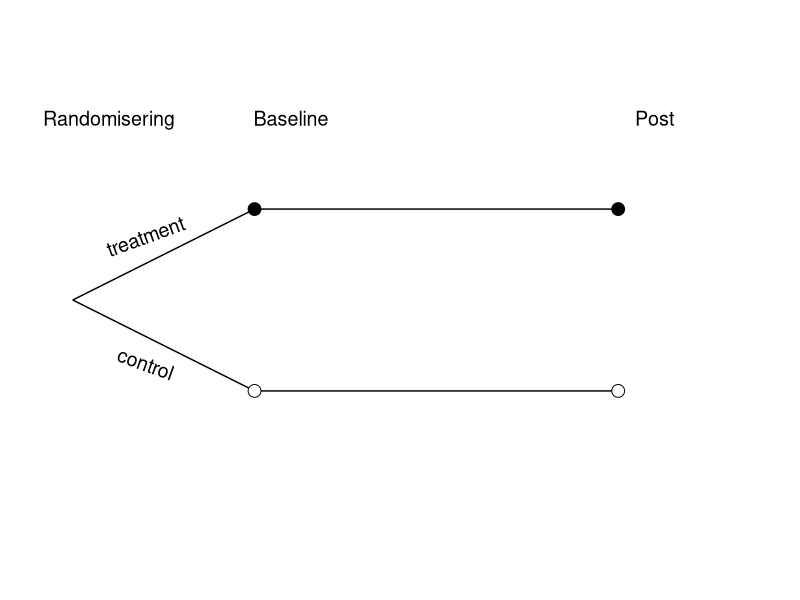

Generate this figure with R: (Note: this script raises an error after producing the figure.)
## ---- chunk 1
#| fig-cap: Studiedesignet
#| fig-width: 6
#| fig-height: 3
#| echo: false
#| warning: false
#| message: false

library(tidyverse)


data.frame(x = c(0,1), 
           y = c(0,1)) %>%
  ggplot(aes(x,y)) + theme_void() +
  
  scale_y_continuous(limits = c(0,0.6)) +
  scale_x_continuous(limits = c(0,1)) +
  
  annotate("text", x = 0.1, y = 0.5, label = "Randomisering", size = 5) +
  annotate("text", x = 0.35, y = 0.5, label = "Baseline", size = 5) +
  annotate("text", x = 0.85, y = 0.5, label = "Post", size = 5) +
  
  annotate("segment", 
           x = c(0.05,
                 0.05,
                 0.3, 
                 0.3), 
           xend = c(0.3, 
                    0.3, 
                    0.8, 
                    0.8), 
           y = c(0.3,
                 0.3, 
                 0.2, 
                 0.4), 
           yend = c(0.2, 
                    0.4, 
                    0.2, 
                    0.4)) +
  annotate("point", 
           shape = 21, fill = "black",
           size = 4, x = c(0.3,0.8), y = c(0.4, 0.4)) +
  
  annotate("point", 
           shape = 21, fill = "white",
           size = 4, x = c(0.3,0.8), y = c(0.2, 0.2)) +
  
  annotate("text", label = "treatment", x = 0.15, y = 0.37,
           angle = 20,
           size = 5) +
  annotate("text", label = "control", x = 0.15, y = 0.23,
           angle = -20,
           size = 5)
  







## ---- chunk 2
#| echo: false
#| warning: false
#| message: false


library(tidyverse)
set.seed(1)

#' Simulate two group data from a population
#' n, sample size in each group
#' beta, true difference between the groups in post treattment
#' m, true mean in control group and baseline
#' s, true standard deviation in control group and baseline
#' measure_error, standard deviation of the measurement error


two_groups <- function(n = 5, beta = 2, m = 50, s = 5, measure_error = 1){
  dat <- data.frame(id = seq(from = 1, to = 2*n, by = 1), 
                    group = rep(c("control", "treatment"), each = n),
             baseline = c(rnorm(n, m, s), rnorm(n, m, s))) %>%
    
    mutate(post = case_when(group == "control" ~ baseline + rnorm(n, 0, measure_error),
                            group == "treatment" ~ baseline + rnorm(n, beta, measure_error)))
}




set.seed(1)



d1 <- two_groups(n = 5,  beta = 2, m = 50, s = 10, measure_error = 2)
d2 <- two_groups(n = 15, beta = 2, m = 46, s = 10, measure_error = 4)
d3 <- two_groups(n = 63, beta = 2, m = 42, s = 10, measure_error = 5)
d4 <- two_groups(n = 7,  beta = 2, m = 46, s = 10, measure_error = 5)
d5 <- two_groups(n = 9,  beta = 2, m = 50, s = 10, measure_error = 2)
d6 <- two_groups(n = 12, beta = 2, m = 46, s = 10, measure_error = 1.9)


write_csv2(d1, "data/sammenligne_gjennmsnitt1.csv")
write_csv2(d2, "data/sammenligne_gjennmsnitt2.csv")
write_csv2(d3, "data/sammenligne_gjennmsnitt3.csv")
write_csv2(d4, "data/sammenligne_gjennmsnitt4.csv")
write_csv2(d5, "data/sammenligne_gjennmsnitt5.csv")
write_csv2(d6, "data/sammenligne_gjennmsnitt6.csv")



## Not run

comb_dat <- bind_rows(mutate(d1,ds = "d1"), 
          mutate(d2,ds = "d2"),
          mutate(d3,ds = "d3"),
          mutate(d4,ds = "d4"),
          mutate(d5,ds = "d5"),
          mutate(d6,ds = "d6")) %>%
  mutate(change = post - baseline, 
         group = factor(group, levels = c("treatment", "control")))


datasets <- distinct(comb_dat, ds) %>%
  pull(ds)


resdf <- list()

for(i in 1:length(datasets)){
  dat <- filter(comb_dat, ds == datasets[i])
  
  res <- t.test(dat$change ~ dat$group)
  
  resdf[[i]] <- data.frame(t.val = res$statistic, 
             p.val = res$p.value, 
             estimate = res$estimate[1] - res$estimate[2],
             ci.lower = res$conf.int[1],
             ci.upper = res$conf.int[2],
             n = nrow(dat),
             ds = datasets[i], 
             row.names = NULL)
  
  
}


# 
# bind_rows(resdf) %>%
#   mutate(ds = paste(ds, ", n =", n)) %>%
#   ggplot(aes(x = ds, y = estimate)) +
#   geom_point() + 
#   geom_errorbar(aes(ymin = ci.lower, ymax = ci.upper)) + 
#   geom_hline(yintercept = 0, linetype = "dashed") + 
#   theme_classic() + 
#   theme(axis.text.x = element_text()) + labs(y = "Estimate of change", x = "Dataset") + 
#   coord_flip()
# 




## ---- chunk 3


